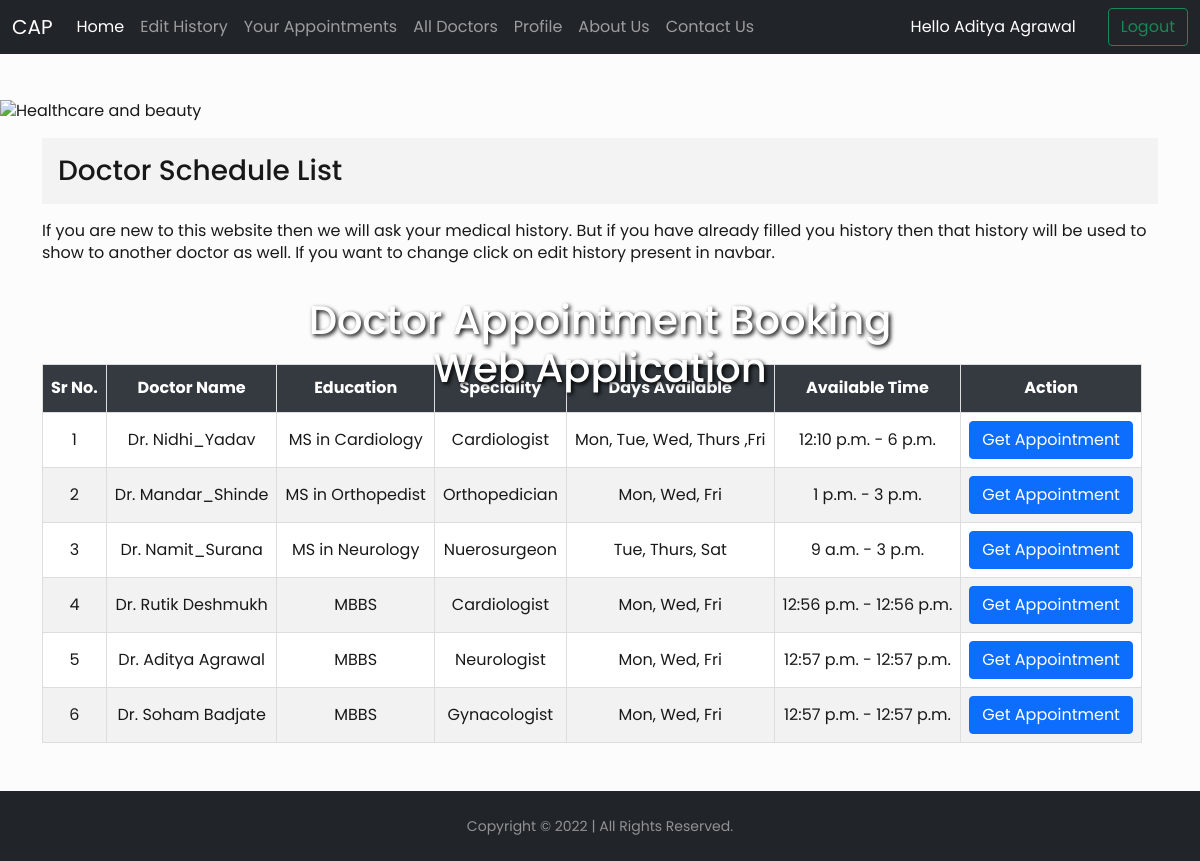
Screenshot of / (signed in) with the database file from the repository.
### doctorpanel/models.py (models this page shows, shortened)
class Doctor(models.Model):
    name = models.OneToOneField(User,on_delete=models.CASCADE)
    gender = models.CharField(max_length=10)
    address = models.TextField(null=True,blank=True)
    date_of_Birth = models.DateField(null=True,blank=True)
    phoneno = models.CharField(max_length=15)
    degree = models.CharField(max_length=200)
    speciality = models.CharField(max_length=100)
    status = models.CharField(default="Active",max_length=10)
    addedon = models.DateTimeField()

class Doctorschedule(models.Model):
    Doctor = models.OneToOneField(Doctor,on_delete=models.CASCADE)
    Daysavail = models.CharField(max_length=50)
    Startime = models.TimeField(null=True,blank=True)
    Endtime = models.TimeField(null=True,blank=True)
    averageconsultime = models.IntegerField(null=True,blank=True)
    lastime = models.TimeField(null=True,blank=True)

### panel/views.py (the view)
# urls.py: 2. Add a URL to urlpatterns:  path('', views.home, name='home')
def home(request):
    if request.user.is_authenticated:
        docs = Doctor.objects.all()
        docschedule = Doctorschedule.objects.all()
        if Appointment.objects.filter(Patient=request.user.username).exists():
            appos = Appointment.objects.filter(Patient=request.user.username)
            dctrs = list()
            for i in appos:
                dctrs.append(i.Doctor)
        else:
            dctrs = "null"
        params = {'docs':docs,'docschedule':docschedule,'appos':dctrs}
        return render(request,'home.html',params)
    else:
        messages.error(request,"Please Login First")
        return redirect(accounts.views.login)

### templates/home.html (shortened to what this page needs)
<!DOCTYPE html>
<html lang="en">
<head>
    <link rel="stylesheet" href="https://s3-ap-southeast-1.amazonaws.com/spaculus/cdns/css/media.css">
    <link href="https://cdn.jsdelivr.net/npm/bootstrap@5.1.3/dist/css/bootstrap.min.css" rel="stylesheet"
>
    <link rel="stylesheet" type="text/css" href="https://cdn.datatables.net/v/dt/dt-1.11.5/datatables.min.css" />
</head>
<body>
    <nav class="navbar navbar-expand-lg navbar-dark bg-dark" style="z-index: 9999;">
        <div class="container-fluid">
            <a class="navbar-brand" href="{% url 'home' %}">CAP</a>
            <div class="collapse navbar-collapse" id="navbarSupportedContent">
                <ul class="navbar-nav me-auto mb-2 mb-lg-0">
                    <li class="nav-item">
                        <a class="nav-link active" aria-current="page" href="{% url 'home' %}">Home</a>
                    </li>
                    <li class="nav-item">
                        <a class="nav-link" href="{% url 'edithistory' %}">Edit History</a>
                    </li>
                    <li class="nav-item">
                        <a class="nav-link" href="">Your Appointments</a>
                    </li>
                    <li class="nav-item">
                        <a class="nav-link" href="{% url 'alldoctors' %}">All Doctors</a>
                    </li>
                    <li class="nav-item">
                        <a class="nav-link" href="">Profile</a>
                    </li>
                    <li class="nav-item">
                        <a class="nav-link" href="{% url 'aboutus' %}">About Us</a>
                    </li>
                    <li class="nav-item">
                        <a class="nav-link" href="{% url 'contactus' %}">Contact Us</a>
                    </li>
                </ul>
                <a class="nav-link active" style="color: #fff;margin: 0rem 1rem;">Hello {{user.username}}</span></a>
                <button type="button" class="btn btn-outline-success" data-bs-toggle="modal"
                    data-bs-target="#exampleModal">
                    Logout
                </button>
            </div>
        </div>
    </nav>
    <br><br>
    <section class="inner-page-banner">
        <img src="https://s3-ap-southeast-1.amazonaws.com/spaculus/cdns/images/health-beauty-bg.jpg"
            class="about-banner" alt="Healthcare and beauty">
        <div class="container">
            <div class="row contain">
                <div class="col text-center wow fadeInUp" data-wow-offset="0" data-wow-delay=".4s"
                    style="visibility: visible; animation-delay: 0.4s; animation-name: fadeInUp;">
                    <h1 class="centered">Doctor Appointment Booking Web Application</h1>
                </div>
            </div>
        </div>
    </section>
    <div class="container" style="margin-top: 1rem;">
        <h3 style="margin: 1rem 0rem;background-color: #f3f3f3;padding: 1rem;">Doctor Schedule List</h3>
        <marquee behavior="" direction="">If you are new to this website then we will ask your medical history. But if
            you have already filled you history then that history will be used to show to another doctor as well. If you
            want to change click on edit history present in navbar. </marquee>
        <table id="dataTable" style="text-align: center;margin-top: 100px;">
            <thead>
                <tr>
                    <th style="text-align: center;">Sr No.</th>
                    <th style="text-align: center;">Doctor Name</th>
                    <th style="text-align: center;">Education</th>
                    <th style="text-align: center;">Speciality</th>
                    <th style="text-align: center;">Days Available</th>
                    <th style="text-align: center;">Available Time</th>
                    <th style="text-align: center;">Action</th>
                </tr>
            </thead>
            <tbody>
                {% for i in docs %}
                <tr>
                    <td>{{forloop.counter}}</td>
                    <td>Dr. {{i.name}}</td>
                    <td>{{i.degree}}</td>
                    <td>{{i.speciality}}</td>
                    <td>
                        {% for j in docschedule %}
                        {% if j.Doctor == i %}
                        {{j.Daysavail}}
                        {% endif %}
                        {% endfor %}
                    </td>
                    <td>
                        {% for j in docschedule %}
                        {% if j.Doctor == i %}
                        {{j.Startime}} - {{j.Endtime}}
                        {% endif %}
                        {% endfor %}
                    </td>
                    <td>
                        {% if i.name.username in appos %}
                        <a href="{% url 'setdr' %}?dr={{i.name}}">
                            <center><button type="button" class="btn btn-primary">
                                    View Appointment
                                </button></center>
                        </a>
                        {% else %}
                        <a href="{% url 'setdoctor' %}?dr={{i.name}}">
                            <center><button type="button" class="btn btn-primary">
                                    Get Appointment
                                </button></center>
                        </a>
                        {% endif %}
                    </td>
                </tr>
                {% endfor %}
            </tbody>
        </table>
    </div>
    <footer id="sticky-footer" class="flex-shrink-0 py-4 bg-dark text-white-50" style="margin-top: 3rem ;">
        <div class="container text-center">
            <small>Copyright &copy; 2022 | All Rights Reserved.</small>
        </div>
    </footer>
</body>
</html>

### templates/home.html (style rules this page uses)
* { margin: 0; padding: 0; box-sizing: border-box; }
body { background: #fdfcfc; color: rgba(0, 0, 0, 0.9); font-family: "Poppins", sans-serif; font-size: 16px; line-height: 1.4; }
.contain { text-align: center; color: white; }
.centered { color: white; text-shadow: 2px 2px 4px #000000; position: absolute; top: 40%; left: 50%; transform: translate(-50%, -50%); }
#dataTable td, #dataTable th { border: 1px solid #ddd; padding: 8px; }
#dataTable tr { transition: transform 0.3s ease-in-out; }
#dataTable tr:nth-child(odd) { background-color: white; }
#dataTable tr:nth-child(even) { background-color: #f2f2f2; }
#dataTable th { padding-top: 12px; padding-bottom: 12px; text-align: left; background-color: #343a40; color: white; }

### rows the page displays
Doctor: name "Nidhi_Yadav", degree "MS in Cardiology", speciality "Cardiologist"
Doctorschedule: Daysavail "Mon, Tue, Wed, Thurs ,Fri", Startime "12:10 p.m.", Endtime "6 p.m."
Doctor: name "Mandar_Shinde", degree "MS in Orthopedist", speciality "Orthopedician"
Doctorschedule: Daysavail "Mon, Wed, Fri", Startime "1 p.m.", Endtime "3 p.m."
Doctor: name "Namit_Surana", degree "MS in Neurology", speciality "Nuerosurgeon"
Doctorschedule: Daysavail "Tue, Thurs, Sat", Startime "9 a.m.", Endtime "3 p.m."
Doctor: name "Rutik Deshmukh", degree "MBBS", speciality "Cardiologist"
Doctorschedule: Daysavail "Mon, Wed, Fri", Startime "12:56 p.m.", Endtime "12:56 p.m."
Doctor: name "Aditya Agrawal", degree "MBBS", speciality "Neurologist"
Doctorschedule: Daysavail "Mon, Wed, Fri", Startime "12:57 p.m.", Endtime "12:57 p.m."
Doctor: name "Soham Badjate", degree "MBBS", speciality "Gynacologist"
Doctorschedule: Daysavail "Mon, Wed, Fri", Startime "12:57 p.m.", Endtime "12:57 p.m."

### other values shown
{{ user.username }} "Aditya Agrawal"
